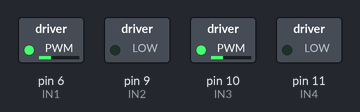
Recording of a sketch running on a simulated Arduino Uno, built with avr-gcc and run on an emulated ATmega328P. Shown: switched loads named in the sketch (green lamp = pin HIGH).

Above: at 0.1 s.
Timing chart, 0 to 1.6 s (numbered marks = the images above):
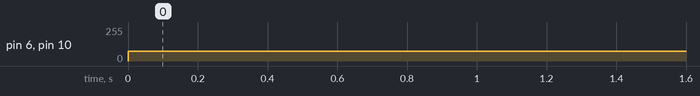

Measured:
- by itself, pin 6 (IN1), pin 10 (IN3): 0/255 → 75/255 at 0.00 s

The sketch:

Test_motor_copy_2.ino
```cpp
const int IN1 = 6;
const int IN2 = 9;

const int IN3 = 10;
const int IN4 = 11;


void setup() {
  // put your setup code here, to run once:
    pinMode(IN1,OUTPUT);
    pinMode(IN2,OUTPUT);


    pinMode(IN3,OUTPUT);
    pinMode(IN4,OUTPUT);


    //test Motor


}

void loop() {
  analogWrite(IN1,75);
  analogWrite(IN3,75);
  analogWrite(IN2,0);
  analogWrite(IN4,0);
  delay(2000);


}
```
